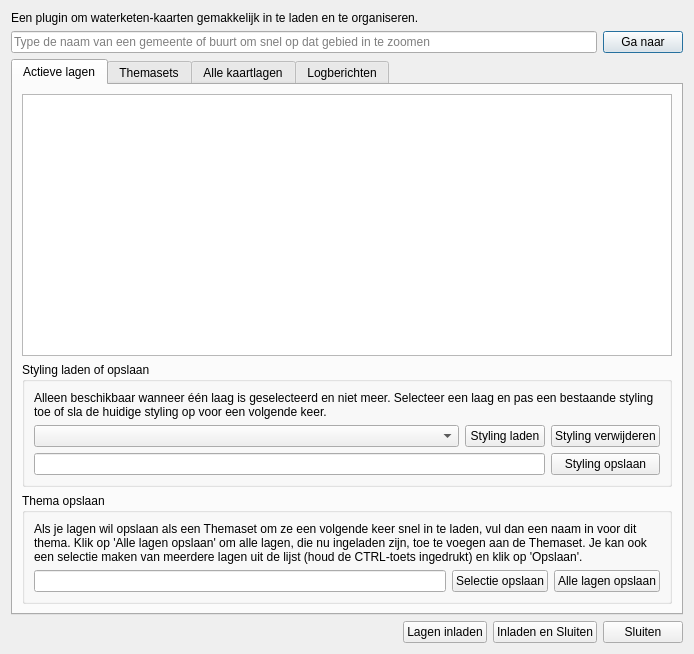
<?xml version="1.0" encoding="UTF-8"?>
<ui version="4.0">
 <class>NADMapsDialogBase</class>
 <widget class="QDialog" name="NADMapsDialogBase">
  <property name="geometry">
   <rect>
    <x>0</x>
    <y>0</y>
    <width>694</width>
    <height>654</height>
   </rect>
  </property>
  <property name="sizePolicy">
   <sizepolicy hsizetype="Preferred" vsizetype="Preferred">
    <horstretch>0</horstretch>
    <verstretch>0</verstretch>
   </sizepolicy>
  </property>
  <property name="windowTitle">
   <string>NAD Waterketen Kaarten</string>
  </property>
  <layout class="QVBoxLayout" name="verticalLayout">
   <item>
    <widget class="QLabel" name="label_2">
     <property name="text">
      <string>Een plugin om waterketen-kaarten gemakkelijk in te laden en te organiseren.</string>
     </property>
     <property name="alignment">
      <set>Qt::AlignLeading|Qt::AlignLeft|Qt::AlignTop</set>
     </property>
    </widget>
   </item>
   <item>
    <layout class="QGridLayout" name="gridLayoutMain">
     <item row="0" column="0">
      <widget class="QLineEdit" name="zoomLineEdit">
       <property name="autoFillBackground">
        <bool>false</bool>
       </property>
       <property name="placeholderText">
        <string>Type de naam van een gemeente of buurt om snel op dat gebied in te zoomen</string>
       </property>
       <property name="clearButtonEnabled">
        <bool>true</bool>
       </property>
      </widget>
     </item>
     <item row="0" column="1">
      <widget class="QPushButton" name="zoomButton">
       <property name="sizePolicy">
        <sizepolicy hsizetype="Fixed" vsizetype="Fixed">
         <horstretch>0</horstretch>
         <verstretch>0</verstretch>
        </sizepolicy>
       </property>
       <property name="layoutDirection">
        <enum>Qt::LeftToRight</enum>
       </property>
       <property name="text">
        <string>Ga naar</string>
       </property>
      </widget>
     </item>
    </layout>
   </item>
   <item>
    <widget class="QTabWidget" name="tabWidget">
     <property name="sizePolicy">
      <sizepolicy hsizetype="Expanding" vsizetype="Expanding">
       <horstretch>0</horstretch>
       <verstretch>0</verstretch>
      </sizepolicy>
     </property>
     <property name="focusPolicy">
      <enum>Qt::TabFocus</enum>
     </property>
     <property name="currentIndex">
      <number>0</number>
     </property>
     <widget class="QWidget" name="active_tab">
      <attribute name="title">
       <string>Actieve lagen</string>
      </attribute>
      <layout class="QGridLayout" name="gridLayoutTabActive">
       <item row="0" column="0" colspan="2">
        <widget class="QTableView" name="activeMapListView">
         <property name="enabled">
          <bool>true</bool>
         </property>
         <property name="sizePolicy">
          <sizepolicy hsizetype="Expanding" vsizetype="Expanding">
           <horstretch>30</horstretch>
           <verstretch>0</verstretch>
          </sizepolicy>
         </property>
         <property name="minimumSize">
          <size>
           <width>300</width>
           <height>0</height>
          </size>
         </property>
         <property name="whatsThis">
          <string/>
         </property>
         <property name="sizeAdjustPolicy">
          <enum>QAbstractScrollArea::AdjustToContents</enum>
         </property>
        </widget>
       </item>
       <item row="1" column="0" colspan="2">
        <widget class="QGroupBox" name="stylingGroupBox">
         <property name="title">
          <string>Styling laden of opslaan</string>
         </property>
         <layout class="QGridLayout" name="gridLayoutStylingGroupBox">
          <item row="0" column="0" colspan="3">
           <widget class="QLabel" name="styling_label">
            <property name="text">
             <string>Alleen beschikbaar wanneer één laag is geselecteerd en niet meer. Selecteer een laag en pas een bestaande styling toe of sla de huidige styling op voor een volgende keer.</string>
            </property>
            <property name="textFormat">
             <enum>Qt::PlainText</enum>
            </property>
            <property name="scaledContents">
             <bool>false</bool>
            </property>
            <property name="wordWrap">
             <bool>true</bool>
            </property>
           </widget>
          </item>
          <item row="1" column="0">
           <widget class="QComboBox" name="stylingComboBox">
            <property name="sizePolicy">
             <sizepolicy hsizetype="Expanding" vsizetype="Fixed">
              <horstretch>0</horstretch>
              <verstretch>0</verstretch>
             </sizepolicy>
            </property>
           </widget>
          </item>
          <item row="1" column="1">
           <widget class="QPushButton" name="loadStyleButton">
            <property name="sizePolicy">
             <sizepolicy hsizetype="Fixed" vsizetype="Fixed">
              <horstretch>0</horstretch>
              <verstretch>0</verstretch>
             </sizepolicy>
            </property>
            <property name="text">
             <string>Styling laden</string>
            </property>
           </widget>
          </item>
          <item row="1" column="2">
           <widget class="QPushButton" name="removeStyleButton">
            <property name="sizePolicy">
             <sizepolicy hsizetype="Fixed" vsizetype="Fixed">
              <horstretch>0</horstretch>
              <verstretch>0</verstretch>
             </sizepolicy>
            </property>
            <property name="text">
             <string>Styling verwijderen</string>
            </property>
           </widget>
          </item>
          <item row="2" column="0" colspan="2">
           <widget class="QLineEdit" name="saveThemaLineEdit">
            <property name="clearButtonEnabled">
             <bool>true</bool>
            </property>
           </widget>
          </item>
          <item row="2" column="2">
           <widget class="QPushButton" name="saveStyleButton">
            <property name="sizePolicy">
             <sizepolicy hsizetype="Minimum" vsizetype="Fixed">
              <horstretch>0</horstretch>
              <verstretch>0</verstretch>
             </sizepolicy>
            </property>
            <property name="text">
             <string>Styling opslaan</string>
            </property>
           </widget>
          </item>
         </layout>
        </widget>
       </item>
       <item row="2" column="0" colspan="2">
        <widget class="QGroupBox" name="themaGroupBox">
         <property name="title">
          <string>Thema opslaan</string>
         </property>
         <layout class="QGridLayout" name="gridLayoutThemaGroupBox">
          <item row="0" column="0" colspan="3">
           <widget class="QLabel" name="thema_label">
            <property name="text">
             <string>Als je lagen wil opslaan als een Themaset om ze een volgende keer snel in te laden, vul dan een naam in voor dit thema. Klik op 'Alle lagen opslaan' om alle lagen, die nu ingeladen zijn, toe te voegen aan de Themaset. Je kan ook een selectie maken van meerdere lagen uit de lijst (houd de CTRL-toets ingedrukt) en klik op 'Opslaan'.</string>
            </property>
            <property name="textFormat">
             <enum>Qt::PlainText</enum>
            </property>
            <property name="scaledContents">
             <bool>false</bool>
            </property>
            <property name="wordWrap">
             <bool>true</bool>
            </property>
           </widget>
          </item>
          <item row="1" column="0">
           <widget class="QLineEdit" name="saveThemaLineEdit">
            <property name="clearButtonEnabled">
             <bool>true</bool>
            </property>
           </widget>
          </item>
          <item row="1" column="1">
           <widget class="QPushButton" name="saveThemaButton">
            <property name="sizePolicy">
             <sizepolicy hsizetype="Fixed" vsizetype="Fixed">
              <horstretch>0</horstretch>
              <verstretch>0</verstretch>
             </sizepolicy>
            </property>
            <property name="text">
             <string>Selectie opslaan</string>
            </property>
           </widget>
          </item>
          <item row="1" column="2">
           <widget class="QPushButton" name="saveAllThemaButton">
            <property name="sizePolicy">
             <sizepolicy hsizetype="Fixed" vsizetype="Fixed">
              <horstretch>0</horstretch>
              <verstretch>0</verstretch>
             </sizepolicy>
            </property>
            <property name="text">
             <string>Alle lagen opslaan</string>
            </property>
           </widget>
          </item>
         </layout>
        </widget>
       </item>
      </layout>
     </widget>
     <widget class="QWidget" name="thema_tab">
      <attribute name="title">
       <string>Themasets</string>
      </attribute>
      <layout class="QGridLayout" name="gridLayoutTabStart">
       <item row="0" column="0">
        <widget class="QTableView" name="themaView"/>
       </item>
       <item row="1" column="0">
        <widget class="QLabel" name="label">
         <property name="text">
          <string>Kaartlagen in deze Themaset</string>
         </property>
        </widget>
       </item>
       <item row="2" column="0">
        <widget class="QTableView" name="themaMapListView"/>
       </item>
       <item row="3" column="0" colspan="2">
        <widget class="QGroupBox" name="stylingGroupBox">
         <property name="title">
          <string>Thema verwijderen</string>
         </property>
         <layout class="QGridLayout" name="gridLayoutStylingGroupBox">
          <item row="0" column="0" colspan="3">
           <widget class="QLabel" name="styling_label">
            <property name="text">
             <string>Om een Themaset te verwijderen, selecteer het thema en klik op verwijderen.</string>
            </property>
            <property name="textFormat">
             <enum>Qt::PlainText</enum>
            </property>
            <property name="scaledContents">
             <bool>false</bool>
            </property>
            <property name="wordWrap">
             <bool>true</bool>
            </property>
           </widget>
          </item>
          <item row="1" column="0">
           <spacer name="horizontalSpacer">
            <property name="orientation">
             <enum>Qt::Horizontal</enum>
            </property>
            <property name="sizeHint" stdset="0">
             <size>
              <width>40</width>
              <height>20</height>
             </size>
            </property>
           </spacer>
          </item>
          <item row="1" column="1">
           <widget class="QPushButton" name="deleteThemaButton">
            <property name="sizePolicy">
             <sizepolicy hsizetype="Fixed" vsizetype="Fixed">
              <horstretch>0</horstretch>
              <verstretch>0</verstretch>
             </sizepolicy>
            </property>
            <property name="text">
             <string>Thema verwijderen</string>
            </property>
           </widget>
          </item>
         </layout>
        </widget>
       </item>
      </layout>
     </widget>
     <widget class="QWidget" name="lagen_tab">
      <attribute name="title">
       <string>Alle kaartlagen</string>
      </attribute>
      <layout class="QGridLayout" name="gridLayoutTabLayers">
       <item row="0" column="0">
        <widget class="QLineEdit" name="searchLineEdit">
         <property name="autoFillBackground">
          <bool>false</bool>
         </property>
         <property name="placeholderText">
          <string>Type de naam van een laag en/of service relevante lagen te zien</string>
         </property>
         <property name="clearButtonEnabled">
          <bool>true</bool>
         </property>
        </widget>
       </item>
       <item row="1" column="0">
        <widget class="QTableView" name="mapListView">
         <property name="enabled">
          <bool>true</bool>
         </property>
         <property name="sizePolicy">
          <sizepolicy hsizetype="Expanding" vsizetype="Expanding">
           <horstretch>30</horstretch>
           <verstretch>0</verstretch>
          </sizepolicy>
         </property>
         <property name="minimumSize">
          <size>
           <width>300</width>
           <height>0</height>
          </size>
         </property>
         <property name="whatsThis">
          <string/>
         </property>
         <property name="sizeAdjustPolicy">
          <enum>QAbstractScrollArea::AdjustToContents</enum>
         </property>
        </widget>
       </item>
      </layout>
     </widget>
     <widget class="QWidget" name="log_tab">
      <attribute name="title">
       <string>Logberichten</string>
      </attribute>
      <layout class="QGridLayout" name="gridLayoutTabLog">
       <item row="0" column="0">
        <widget class="QTableView" name="logView"/>
       </item>
      </layout>
     </widget>
    </widget>
   </item>
   <item>
    <layout class="QHBoxLayout" name="footer_layout">
     <property name="topMargin">
      <number>0</number>
     </property>
     <item>
      <spacer name="horizontalSpacer">
       <property name="orientation">
        <enum>Qt::Horizontal</enum>
       </property>
       <property name="sizeHint" stdset="0">
        <size>
         <width>40</width>
         <height>20</height>
        </size>
       </property>
      </spacer>
     </item>
     <item>
      <widget class="QPushButton" name="load_button">
       <property name="sizePolicy">
        <sizepolicy hsizetype="Minimum" vsizetype="Fixed">
         <horstretch>0</horstretch>
         <verstretch>0</verstretch>
        </sizepolicy>
       </property>
       <property name="text">
        <string>Lagen inladen</string>
       </property>
      </widget>
     </item>
     <item>
      <widget class="QPushButton" name="load_close_button">
       <property name="sizePolicy">
        <sizepolicy hsizetype="Minimum" vsizetype="Fixed">
         <horstretch>0</horstretch>
         <verstretch>0</verstretch>
        </sizepolicy>
       </property>
       <property name="text">
        <string>Inladen en Sluiten</string>
       </property>
      </widget>
     </item>
     <item>
      <widget class="QPushButton" name="close_button">
       <property name="sizePolicy">
        <sizepolicy hsizetype="Minimum" vsizetype="Fixed">
         <horstretch>0</horstretch>
         <verstretch>0</verstretch>
        </sizepolicy>
       </property>
       <property name="text">
        <string>Sluiten</string>
       </property>
      </widget>
     </item>
    </layout>
   </item>
  </layout>
 </widget>
 <resources/>
 <connections/>
</ui>
